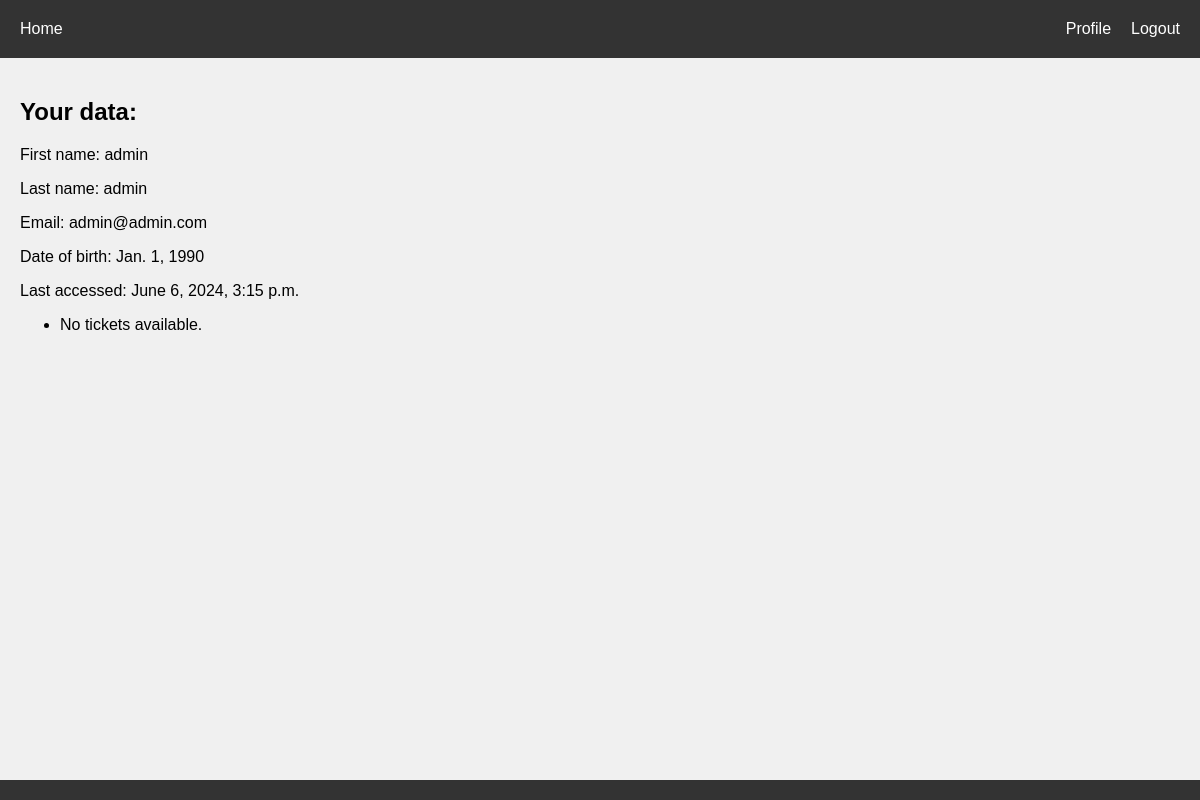
Page /users/data/ (signed in) on the earlier database version.
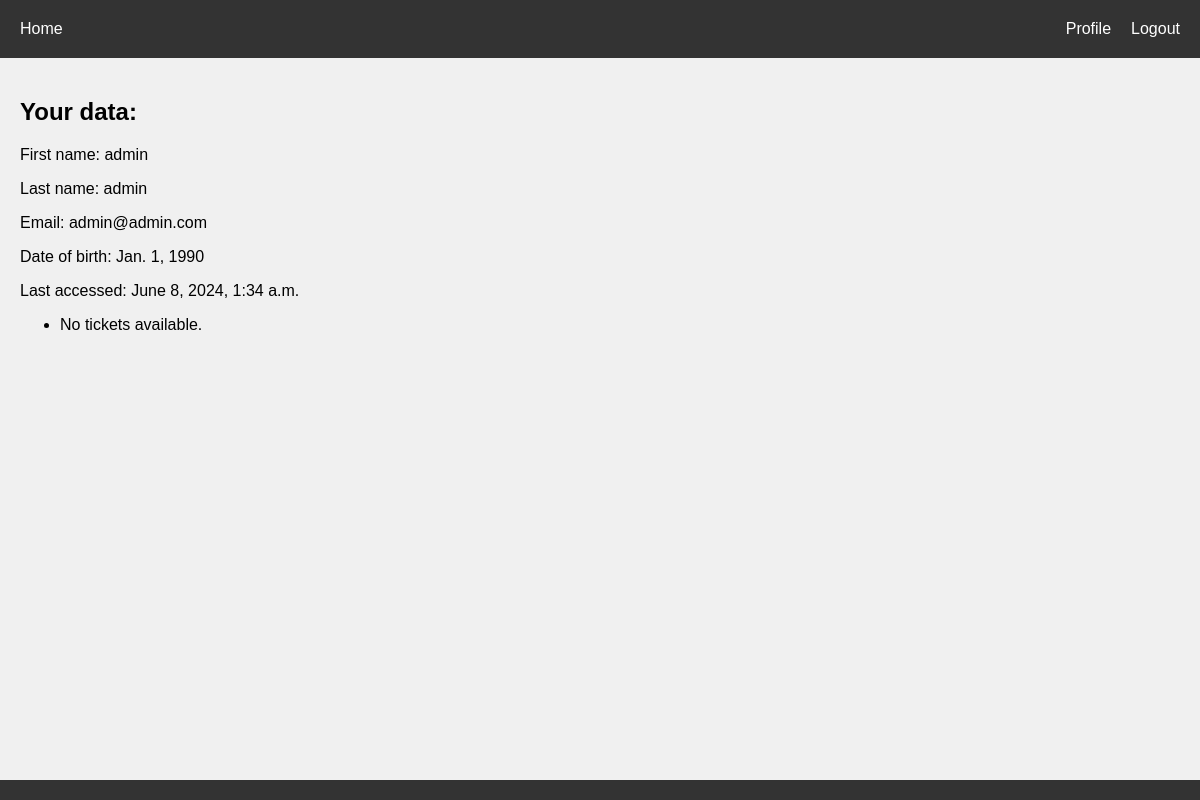
Same page on the later database version.
### users/models.py (models this page shows, shortened)
class CustomUser(AbstractBaseUser):
    first_name = models.CharField(max_length=200)
    last_name = models.CharField(max_length=200)
    is_active = models.BooleanField(default=True)
    is_staff = models.BooleanField(default=False)
    is_superuser = models.BooleanField(default=False)
    email = models.EmailField(unique=True)
    date_of_birth = models.DateField()
    created = models.DateTimeField(auto_now_add=True)
    tickets = models.ManyToManyField(Tickets, through=UserTickets, blank=True)
    objects = CustomUserManager()
    USERNAME_FIELD = 'email'
    REQUIRED_FIELDS = ['first_name', 'last_name', 'date_of_birth']

### users/views.py (the view)
# urls.py: path('data/', views.data, name='data')
@login_required
def data(request):
    user_tickets = request.user.usertickets_set.all()
    return render(request, 'users/data.html', {'user_tickets': user_tickets})

### users/templates/users/data.html
{% extends "base.html" %}
{% block content %}
    <h2>Your data:</h2>
    <p>First name: {{ user.first_name }} </p>
    <p>Last name: {{ user.last_name }} </p>
    <p>Email: {{ user.email }}</p>
    <p>Date of birth: {{ user.date_of_birth }}</p>
    <p>Last accessed: {{ user.last_login }}</p>
    <ul>
        {% for user_ticket in user.usertickets_set.all %}
            <li>{{ user_ticket.ticket.name }} - Issue Date: {{ user_ticket.issue_date }} - Expiry Date: {{ user_ticket.expiry_date }}</li>
        {% empty %}
            <li>No tickets available.</li>
        {% endfor %}
    </ul>
{% endblock %}

Differences in the rows shown:
changed CustomUser "admin": last_login "June 6, 2024, 3:15 p.m." → "June 8, 2024, 1:34 a.m."
